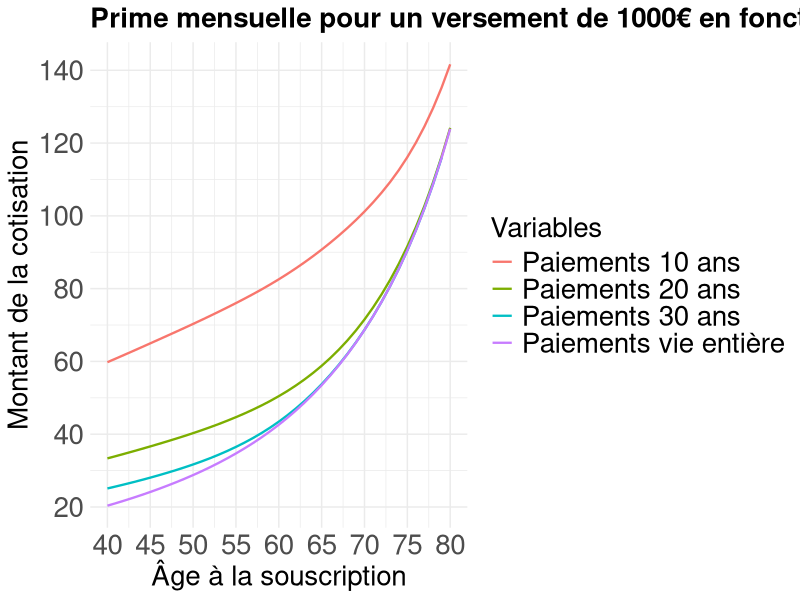
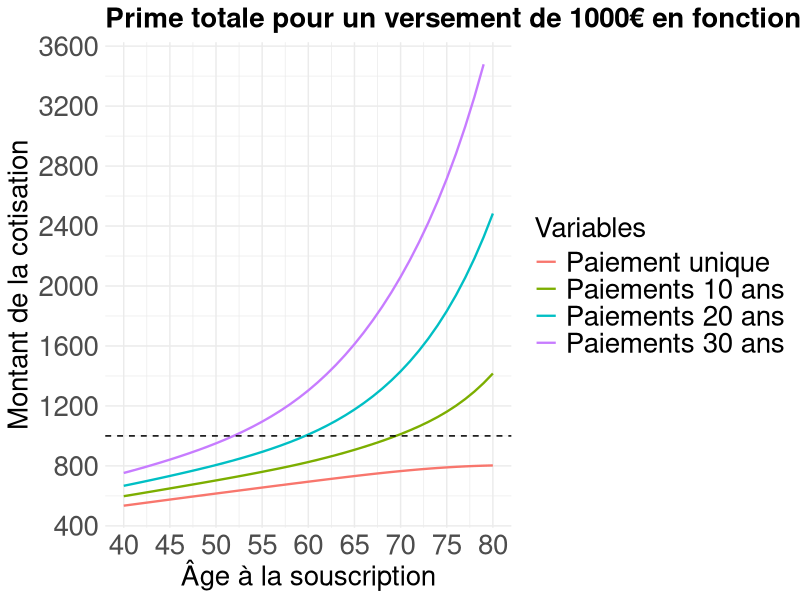

The R source for these figures, in order:
# Code et formules : 

## Chargement des librairies : 

library(readxl)
library(ggplot2)
library(tidyr)

## Préambule de code : 

#Importation de la table de mortalité TH0002
TH002 <- read.table("TH0002.csv",header = TRUE,sep = ";")

# Création de la colonne des probabilité de survie
TH002$qx <- c(0, 1 - (TH002[-1, 2] / TH002[1:nrow(TH002) - 1, 2]))
head(TH002)
# On ajoute la mortalité certaine en fin de table : 
TH002[nrow(TH002)+1,] = c(Age = nrow(TH002), Lx = 0 , qx = 1)

## Fonctions initiales : 

### Fonction calcul des taux sans risque pour un nombre d'années donné. 

# La fonction permet d'établir un vecteur des coefficients d'actualisation des années 0 à n-1.
# Grâce aux valeurs de la variable période on peut choisir la période de prélèvement. 
# Période = 0 début année | Période = 0.5 milieu d'année | période = 1 fin d'année

# Entrée : 
## maturité en années : une année = 1
## taux : taux technique en vigueur, 1.75% -> taper 0.0175
## période : période de prélèvement x € [0,1]

# Sortie : 
## v_taux : sort le vecteur des taux actualisés sur la période donnée de l'année 0 à l'année - 1

f_vect_taux <- function(maturité,taux = 0.0175,période){
  v_taux <- 1/((1+taux) ** c(rep(0:(maturité-1))+période))
  return(v_taux)
}

# Exemple :
f_vect_taux(maturité = 10, taux = 0.0175, période = 0.5)

### Fonction calcul de probabilité de vivre à l'âge k + x sachant que l'on a l'âge x. 

# La fonction retourne un vecteur de probabilité de taille nb_années. 
# Elle calcule la probabilité de décès d'une personne à l'age x + i pour tout i € [1,nb_années]


# Entrée : 
## age : age de la personne aujourd'hui 
## nb_années : années en plus de l'age actuel 

# Sortie : 
## v_survie : vecteur de probabilité que l'on vive jusqu'à l'âge x + i sachant que l'on a l'âge x.
## pour i € [1,nb_années]

f_survie_age_x_plus_k <- function(age, nb_années,table_morta = TH002) {
  # Obtenir le numéro de ligne associés à l'age donnée en entrée dans la table de mortalité
  indice_age_TM = which(table_morta[, 1] == age)
  max_age = nb_années + indice_age_TM - 1
  v_survie = c()
  v_survie = table_morta[indice_age_TM : max_age, 2] / table_morta[indice_age_TM, 2]
  return(v_survie)
}

# Exemple :
f_survie_age_x_plus_k(40, 10, table_morta = TH002)


### Fonction de récupération des probas de décès chaque année de age actuel à age + k

# On récupère directement la probabilité de décédé d'une année à l'autre de en partant de l'âge actuel 
# et jusqu'à l'âge + nb_années. 

# Entrée : 
## age : age de la personne aujourd'hui 
## nb_années : années en plus de l'age actuel 

# Sortie : 
## v_proba_décès : vecteur de la probabilité de décéder d'une année à l'autre. 

f_proba_deces <- function(age, nb_années, table_morta = TH002)
{
  indice_age_TM = which(table_morta[, 1] == age)
  v_proba_décès = table_morta[indice_age_TM:(indice_age_TM + nb_années - 1), 3]
  return(v_proba_décès)
}

# Exemple :
f_proba_deces(40, 10, table_morta = TH002)


## Fonctions associés aux formules d'annuités. 

### Annuités viagères à termes fractionnés d’avance immédiates et illimitées

# Entrée : 
## age : age de la personne aujourd'hui 
## table_morta : table de mortalité utilisée 

# Sortie : 
## a_2pts_x : Annuités viagères à termes fractionnés d’avance immédiates et illimitées


f_annuitée_viagère_fractionnés_avance_immediate_illimitee <- function(age, table_morta = TH002) {
  
  # On récupère l'année maximum du calcul : W - age 
  nb_années = max(table_morta[, 1]) - age
  
  # On récupère le vecteur de survie sur n_années sachant que l'on a un certain âge
  v_survie_age_x_plus_k <- f_survie_age_x_plus_k(age = age, nb_années = nb_années, table_morta = table_morta )
  
  #On récupère le vecteur des taux 
  v_taux <- f_vect_taux(maturité = nb_années, période = 0)
  
  #On fait la somme du produit vectoriel 
  a_2pts_x <- sum(v_survie_age_x_plus_k*v_taux)
  
  return(a_2pts_x)
}

# Exemple :
f_annuitée_viagère_fractionnés_avance_immediate_illimitee(40,table_morta = TH002)


### Annuités viagères à termes fractionnés d’avance immédiates et temporaires de n années


# Entrée : 
## age : age de la personne aujourd'hui 
## table_morta : table de mortalité utilisée 
## nb_années : année en plus de l'age actuel 

# Sortie : 
## a_2pts_xn : Annuités viagères à termes fractionnés d’avance immédiates et temporaires de n années

f_annuitée_viagère_fractionnés_avance_immediate_n_années <- function(age, nb_années, table_morta = TH002){ 
  
  # On récupère le vecteur de survie sur n_années sachant que l'on a un certain âge
  v_survie_age_x_plus_k <- f_survie_age_x_plus_k(age = age, nb_années = nb_années, table_morta = table_morta )
  
  #On récupère le vecteur des taux 
  v_taux <- f_vect_taux(maturité = nb_années, période = 0)
  
  #On fait la somme du produit vectoriel 
  a_2pts_x_n <- sum(v_survie_age_x_plus_k*v_taux)
  
  return(a_2pts_x_n)
}

f_annuitée_viagère_fractionnés_avance_immediate_n_années(age = 40, nb_années = 10, table_morta = TH002)

### Assurance décès payable immédiatement au décès à effet immédiat 


# Entrée : 
## age : age de la personne aujourd'hui 
## table_morta : table de mortalité utilisée 

# Sortie : 
# A_barre_x : Assurance décès payable immédiatement au décès à effet immédiat

f_assureur_décès_payable_immédiat <- function(age, table_morta = TH002) {
  
  # On récupère l'année maximum du calcul : W - age 
  nb_années = max(table_morta[, 1]) - age
  
  # On récupère le vecteur de proba de décès sur les n années 
  v_p_x <- f_proba_deces(age = age, nb_années = nb_années, table_morta = table_morta)
  
  # On récupère le vecteur de survie sur n_années sachant que l'on a un certain âge
  v_survie_age_x_plus_k <- f_survie_age_x_plus_k(age = age, nb_années = nb_années, table_morta = table_morta )
  
  #On récupère le vecteur des taux 
  v_taux <- f_vect_taux(maturité = nb_années, période = 0.5)
  
  # Calcul par somme et produit vectoriel : 
  A_barre_x <- sum(v_p_x*v_survie_age_x_plus_k*v_taux)
  return(A_barre_x)
}

# Exemple :

f_assureur_décès_payable_immédiat(age = 80, table_morta = TH002)

## Fonctions de calcul des primes brutes : 

### Prime : cotisation à vie 

# Entrée :
# age : age de la personne aujourd'hui
## capital : capital que l'on souhaite recevoir
## thêta1 : frais d'acquisition (5%)
## thêta2 : frais dépendants du capital (0%)
## thêta3 : frais de gestion (10%)
## table_morta : table de mortalité choisie


#Sortie :
# prime annuelle dans le cadre d'une cotisation à vie :

prime_brute_coti_vie <-
  function(age, capital, theta1 = 0.05, theta2 = 0, theta3 = 0.1, table_morta = TH002){
    
    A_barre_x <- f_assureur_décès_payable_immédiat(age = age, table_morta = table_morta)
    a_2pts_x <- f_annuitée_viagère_fractionnés_avance_immediate_illimitee(age = age, table_morta = table_morta)
    
    prime = (capital * (A_barre_x + theta2*a_2pts_x))/(a_2pts_x*(1-theta1 - theta3))
    
    return(prime)
  }

## Exemple :
prime_brute_coti_vie( age = 60, capital = 1000, theta1 = 0.05, theta2 = 0, theta3 = 0.1, table_morta = TH002)

# # Test : 
# v_primes = c()
# for (i in 0:110){ 
#   v_primes[i+1] <- prime_brute_coti_vie(age = i, capital = 1000,theta1 = 0.05,theta2 = 0,theta3 = 0.1,table_morta = TH002)
# }
# # Analyse de la fonction prime unique : 
# x = 0:110
# y = v_primes
# plot(x,y, type = "l", col = "blue", xlab = "Age", ylab = "Prime", main = "Prime unique en fonction de l'âge")
# which(diff(y)<0)

### Prime : cotisation sur une durée de n années 

# Entrée : 
## age : age de la personne aujourd'hui 
## capital : capital que l'on souhaite recevoir 
## thêta1 : frais d'acquisition (5%) 
## thêta2 : frais dépendants du capital (0%) 
## thêta3 : frais de gestion (10%)
## table_morta : table de mortalité choisie


#Sortie : 
## prime annuelle dans le cadre d'une cotisation de n années : 

prime_brute_coti_n_années <-
  function(age,
           nb_années,
           capital,
           theta1 = 0.05,
           theta2 = 0, 
           theta3 = 0.1, 
           table_morta = TH002) {
    
    A_barre_x <- f_assureur_décès_payable_immédiat(age = age, table_morta = table_morta)
    a_2pts_x_n <- f_annuitée_viagère_fractionnés_avance_immediate_n_années(age = age, nb_années = nb_années, table_morta = table_morta)
    
    prime = (capital*(A_barre_x + theta2*a_2pts_x_n))/ ((1- theta1 - theta3)*a_2pts_x_n)
    return(prime)
  }

# Exemple : 

prime_brute_coti_n_années( age = 40, nb_années = 10, capital = 1000, theta1 = 0.05, theta2 = 0, theta3 = 0.1, table_morta = TH002)

# année = 10
# v_primes = c()
# for (i in 0:110){ 
#   v_primes[i+1] <- prime_brute_coti_n_années(age = i,nb_années = année,capital = 1000,theta1 = 0.05,theta2 = 0,theta3 = 0.1,table_morta = TH002)
# }
# # Analyse de la fonction prime unique : 
# x = 0:110
# y = v_primes
# plot(x,y, type = "l", col = "blue", xlab = "Age", ylab = "Prime", main = "Prime unique en fonction de l'âge")
# which(diff(y)<0)


### Prime : prime unique 

# Entrée : 
## age : age de la personne aujourd'hui 
## capital : capital que l'on souhaite recevoir 
## thêta1 : frais d'acquisition (5%)
## thêta2 : frais dépendants du capital (0%)
## thêta3 : frais de gestion (10%)
## table_morta : table de mortalité choisie

#Sortie : 
## prime  dans le cadre d'une cotisation unique : 

prime_brute_unique <-
  function(age,
           capital,
           theta1 = 0.05,
           theta2 = 0, 
           theta3 = 0.1, 
           table_morta = TH002) {
    
    A_barre_x <- f_assureur_décès_payable_immédiat(age = age, table_morta = table_morta)
    prime = (capital * (A_barre_x + theta2))/ (1- theta1 - theta3)
    return(prime)
  }

# Exemple : 
prime_brute_unique( age = 40, capital = 1000, theta1 = 0.05, theta2 = 0, theta3 = 0.1, table_morta = TH002)

# # Test :
#    v_primes = c()
#    for (i in 0:110){ 
#      v_primes[i+1] <- prime_brute_unique(age = i, capital = 1000,theta1 = 0.05,theta2 = 0,theta3 = 0.1,table_morta = TH002)
#    }
# # # # Analyse de la fonction prime unique : 
#    x = 0:110
#    y = v_primes
#    plot(x,y, type = "l", col = "blue", xlab = "Age", ylab = "Prime", main = "Prime unique en fonction de l'âge")
#    which(diff(y)<0)
#    which(y > 1000)

## A revoir ## ----

## Valeurs de rachat : 

### Valeur de rachat : cotisation à vie 

# Entrée : 
## age : age de la personne aujourd'hui 
## capital : capital que l'on souhaite recevoir 
## thêta1 : frais d'acquisition (5%) 
## thêta2 : frais dépendants du capital (0%) 
## thêta3 : frais de gestion (10%)
## alpha : pénalité que l'on accord à la valeur de rachat 
## k : nombre de valeurs que l'on veut
## table_morta : table de mortalité choisie


# Sortie : 
## PMk : valeurs de rachat des k premières années

f_valeur_rachat_coti_vie <-
  function(age,
           capital,
           theta1 = 0.05,
           theta2 = 0,
           theta3 = 0.1,
           alpha = 0.05, 
           k = 8, 
           table_morta = TH002) {
    PMk <- c()
    for (p in 0:k-1) {
      
      A_x <- f_assureur_décès_payable_immédiat(age = age + p)
      prime <-  prime_brute_coti_vie(age = age,capital = capital, theta1 = theta1,theta2 = theta2,theta3 = theta3, table_morta = table_morta)
      a_2pts_x <- f_annuitée_viagère_fractionnés_avance_immediate_illimitee(age = age + p, table_morta = table_morta)
      
      if (p <=10){ 
        PMk[p+1] <- ((A_x * capital + prime*(theta1+theta3)*a_2pts_x) - prime * a_2pts_x)* (1 - alpha)
      }
      else{ 
        PMk[p+1] <- ((A_x * capital + prime*(theta1+theta3)*a_2pts_x) - prime * a_2pts_x)
      }
    }
    return(PMk)
  }

f_valeur_rachat_coti_vie(
  age = 40,
  capital = 1000 ,
  theta1 = 0.05,
  theta2= 0,
  theta3 = 0.1,
  alpha = 0.05, 
  k = 20,
  table_morta = TH002
)


### Valeur de rachat : cotisation sur une durée de n années 

# Entrée : 
## age : age de la personne aujourd'hui 
## capital : capital que l'on souhaite recevoir 
## thêta1 : frais d'acquisition (5%)
## thêta2 : frais dépendants du capital (0%)
## thêta3 : frais de gestion (10%)
## alpha : pénalité que l'on accord à la valeur de rachat 
## nb_années : correspond au nombres d'années de cotisation sur le contrat 
## k: nombre de valeurs que l'on veut
## table_morta : table de mortalité choisie


# Sortie : 
## PMk : valeurs de rachat des k premières années

f_valeur_rachat_coti_n_années <-
  function(age,
           capital,
           nb_années,
           theta1 = 0.05,
           theta2 = 0, 
           theta3 = 0.1,
           alpha = 0.05,
           k = 8, 
           table_morta = TH002) {
    PMk <- c()
    for (p in 0:k-1) {
      
      A_barre_x <- f_assureur_décès_payable_immédiat(age = age + p, table_morta = table_morta)
      prime <- prime_brute_coti_n_années(age = age,nb_années =  nb_années, capital = capital,
                                         theta1 = theta1,theta2 = theta2, theta3 = theta3, table_morta = table_morta)
      a_2pts_x_n <- f_annuitée_viagère_fractionnés_avance_immediate_n_années(age = age + p, nb_années = nb_années-p, table_morta = table_morta)
      if (p < 10){
        PMk[p+1] <- ((A_barre_x* capital + (theta1+theta3)* prime* a_2pts_x_n) - prime* a_2pts_x_n)* (1 - alpha)
      }
      else if (p >= 10 & p < nb_années){ 
        PMk[p+1] <- ((A_barre_x* capital + (theta1+theta3)* prime* a_2pts_x_n) - prime* a_2pts_x_n)
      }
      else { 
        PMk[p+1] <- A_barre_x * capital 
      }
    }
    return(PMk)
  }

f_valeur_rachat_coti_n_années(
  age = 40,
  capital = 1000,
  nb_années = 10,
  theta1 = 0.05,
  theta2 = 0,
  theta3 = 0.1,
  alpha = 0.05, 
  k = 20, 
  table_morta = TH002
)


### Valeur de rachat : prime unique 

# Entrée : 
## age : age de la personne aujourd'hui 
## capital : capital que l'on souhaite recevoir 
## thêta1 : frais d'acquisition (5%)
## thêta2 : frais dépendants du capital (0%)
## thêta3 : frais de gestion (10%)
## alpha : pénalité que l'on accord à la valeur de rachat 
## k: nombre de valeurs que l'on veut

# Sortie : 
## PMk : valeurs de rachat des k premières années

f_valeur_rachat_coti_unique<-
  function(age,
           capital,
           theta1 = 0.05,
           theta2 = 0,
           theta3 = 0.1,
           alpha = 0.05, 
           k = 8, 
           table_morta = TH002) {
    PMk <- c()
    for (p in 0:k-1) {
      
      A_barre_x <- f_assureur_décès_payable_immédiat(age = age + p)
      prime <-  prime_brute_unique(age = age, capital = capital,theta1 = 0.05, theta2 = 0, theta3 = 0.1, table_morta = table_morta)
      
      if (p == 0){ 
        PMk[p+1] <- (A_barre_x * capital + (theta1 + theta3)*prime - prime) * (1 - alpha)
      }
      else if (p > 0 & p <10){ 
        PMk[p+1] <- (A_barre_x * capital) * (1 - alpha)
      }
      else if (p > 0 & p >= 10){ 
        PMk[p+1] <- (A_barre_x * capital)
      }
    }
    return(PMk)
  }

f_valeur_rachat_coti_unique(
  age = 40,
  capital = 1000,
  theta1 = 0.05,
  theta2 = 0,
  theta3 = 0.1,
  alpha = 0.05, 
  k = 20, 
  table_morta = TH002
)


## Calcul valeur de réduction : 

### Valeur de réduction : cotisation à vie 

# Entrée :
# age : age de la personne aujourd'hui
# capital : capital que l'on souhaite recevoir
# thêta1 : frais d'acquisition (5%)
# thêta2 : frais dépendants du capital (0%)
# thêta3 : frais de gestion (10%)
# k: nombre de valeurs que l'on veut

# Sortie :
# v_valeur_red <- valeur de réduction sur les k années à venir

f_valeur_réduction_coti_vie <-
  function(age, capital, 
           theta1 = 0.05,
           theta2 = 0,
           theta3 = 0.1,
           k = 8, 
           table_morta = TH002) {
    v_valeur_red <- c()
    for (p in 0:k - 1) {
      
      A_barre_x <- f_assureur_décès_payable_immédiat(age = age+p, table_morta = table_morta)
      prime <-  prime_brute_coti_vie(age = age,capital = capital,theta1 = theta1, theta2 = theta2, theta3 = theta3, table_morta = table_morta)
      a_2pts_x <- f_annuitée_viagère_fractionnés_avance_immediate_illimitee(age = age + p, table_morta = table_morta)
      
      v_valeur_red[p + 1] <- ((A_barre_x * capital + (theta1 + theta3)* prime * a_2pts_x) - prime * a_2pts_x)/ A_barre_x
    }
    return(v_valeur_red)
  }

f_valeur_réduction_coti_vie(
  age = 40,
  capital = 1000,
  theta1 = 0.05,
  theta2 = 0,
  theta3 = 0.1,
  k = 8
)

### Valeur de réduction : cotisation sur une durée de n années 

# Entrée :
# age : age de la personne aujourd'hui
# capital : capital que l'on souhaite recevoir
# thêta1 : frais d'acquisition (5%)
# thêta2 : frais dépendants du capital (0%)
# thêta3 : frais de gestion (10%)
# nb_années : correspond au nombres d'années de cotisation sur le contrat
# k: nombre de valeurs que l'on veut

# Sortie :
# v_valeur_red <- valeur de réduction sur les k années à venir

f_valeur_réduction_coti_n_années <-
  function(age,
           capital,
           theta1 = 0.05,
           theta2 = 0,
           theta3 = 0.1,
           k = 8,
           nb_années, 
           table_morta = TH002) {
    v_valeur_red <- c()
    for (p in 0:k - 1) {
      
      A_barre_x <- f_assureur_décès_payable_immédiat(age = age + p)
      prime <- prime_brute_coti_n_années( age = age,nb_années =  nb_années, capital = capital, theta1 = theta1,theta2 = theta2,theta3 = theta3,table_morta = table_morta) 
      a_2pts_x_n <- f_annuitée_viagère_fractionnés_avance_immediate_n_années(age = age + p, nb_années = nb_années - p)
      
      if (p<nb_années){ 
        v_valeur_red[p + 1] <- (A_barre_x * capital + (theta1 + theta3)* prime* a_2pts_x_n - prime* a_2pts_x_n)/ A_barre_x
      }
      else { 
        v_valeur_red[p + 1] <- (A_barre_x * capital / A_barre_x)
      }
    }
    return(v_valeur_red)
  }

f_valeur_réduction_coti_n_années(
  age = 40,
  capital = 1000,
  theta1 = 0.05,
  theta2 = 0, 
  theta3 = 0.1,
  k  = 10,
  nb_années = 1,
  table_morta = TH002
)


### Valeur de réduction : cotisation sur une prime unique 

# Entrée :
# age : age de la personne aujourd'hui
# capital : capital que l'on souhaite recevoir
# thêta1 : frais d'acquisition (5%)
# thêta2 : frais dépendants du capital (0%)
# thêta3 : frais de gestion (10%)
# nb_années : correspond au nombres d'années de cotisation sur le contrat
# k: nombre de valeurs que l'on veut

# Sortie :
# v_valeur_red <- valeur de réduction sur les k années à venir

f_valeur_réduction_coti_unique <-
  function(age,
           capital,
           theta1 = 0.05,
           theta2 = 0,
           theta3 = 0.1,
           k = 8, 
           table_morta = TH002){
    v_valeur_red <- c()
    for (p in 0:k - 1) {
      
      A_barre_x <- f_assureur_décès_payable_immédiat(age = age + p)
      prime <- prime_brute_unique(age = age, capital = capital, theta1 = theta1, theta2 = theta2, theta3 = theta3, table_morta = table_morta)
      
      if (p == 0){ 
        v_valeur_red[p+1] <- (A_barre_x*capital + (theta1 + theta3)*prime - prime)/ A_barre_x
        
      }
      else { 
        v_valeur_red[p + 1] <- capital 
      }
    } 
    return(v_valeur_red)
  }

f_valeur_réduction_coti_unique(
  age = 40,
  capital = 1000,
  theta1 = 0.05,
  theta2 = 0,
  theta3 = 0.1,
  k = 8, 
  table_morta = TH002
)


# Partie Shiny app : ---- 

## Importation des données : ----
dfbe <- read_excel("Export/df_primes.xlsx", sheet = 1)

# Pour une bonne mise à l'échelle 
dfbe_bis <- dfbe
dfbe_bis[,3] <- dfbe[,3]*10
dfbe_bis[,4] <- dfbe[,4]*20
dfbe_bis[,5] <- dfbe[,5]*30

# Convertir le tableau en format long
data_long <- pivot_longer(dfbe[-c(which(dfbe[,1]==81):nrow(dfbe)),-6], cols = -Age, names_to = "Variables", values_to = "Valeur")
# Avec la prime unique :
data_long_bis <- pivot_longer(dfbe_bis[-c(which(dfbe_bis[,1]==81):nrow(dfbe_bis)),-2], cols = -Age, names_to = "Variables", values_to = "Valeur")

# Filtre sur les valeurs : 
data_long_filtered <- data_long[data_long$Valeur != 0, ]
data_long_filtered_bis <- data_long_bis[data_long_bis$Valeur != 0, ]

# Tracer le graphique ggplot

## Fonctions pour les intervalles de légendes: 
# Fonction renvoie le multiple supérieur d'une valeur. 
# Si multiple vaut 20 et x 21 ça renvoie 40. (19,20-->20)
multiple_superieur <- function(x, multiple = 20) {
  resultat <- ceiling(x / multiple) * multiple
  return(resultat)
}

# Fonction renvoie le multiple inférieur d'une valeur. 
# Si multiple vaut 20 et x 21 ça renvoie 20. (19,20-->0)
multiple_inférieur <- function(x, multiple = 20) {
  resultat <- floor(x / multiple) * multiple
  return(resultat)
}

plot_comparaisons <- ggplot(data_long_filtered, aes(x = Age, y = Valeur, color = Variables)) +
  geom_line(size = 0.8) +
  #geom_point() +
  labs(title = "Prime mensuelle pour un versement de 1000€ en fonction de l'âge",
       x = "Âge à la souscription",
       y = "Montant de la cotisation") +
  theme_minimal()+
  scale_x_continuous(breaks = seq(min(data_long_filtered$Age), max(data_long_filtered$Age), by = 5))+
  scale_y_continuous(breaks = seq(multiple_inférieur(min(data_long_filtered$Valeur),multiple = 20), multiple_superieur(max(data_long_filtered$Valeur), multiple = 20),by = 20))+
  theme(
    text = element_text(size = 20),  # Ajustez la taille du texte
    axis.text.x = element_text(size = 20),  # Ajustez la taille du texte de l'axe des x
    axis.text.y = element_text(size = 20),  # Ajustez la taille du texte de l'axe des y
    legend.text = element_text(size = 20),  # Ajustez la taille du texte de la légende
    plot.title = element_text(size = 20, face = "bold")  # Ajustez la taille du texte du titre du graphique
  )

plot_comparaisons_bis <- ggplot(data_long_filtered_bis, aes(x = Age, y = Valeur, color = Variables)) +
  geom_line(size = 0.8) +
  #geom_point() +
  labs(title = "Prime totale pour un versement de 1000€ en fonction de l'âge",
       x = "Âge à la souscription",
       y = "Montant de la cotisation") +
  theme_minimal()+
  scale_x_continuous(breaks = seq(min(data_long_filtered_bis$Age), max(data_long_filtered_bis$Age), by = 5))+
  scale_y_continuous(breaks = seq(multiple_inférieur(min(data_long_filtered_bis$Valeur),multiple = 400), multiple_superieur(max(data_long_filtered_bis$Valeur), multiple = 400),by = 400))+
  theme(
    text = element_text(size = 20),  # Ajustez la taille du texte
    axis.text.x = element_text(size = 20),  # Ajustez la taille du texte de l'axe des x
    axis.text.y = element_text(size = 20),  # Ajustez la taille du texte de l'axe des y
    legend.text = element_text(size = 20),  # Ajustez la taille du texte de la légende
    plot.title = element_text(size = 20, face = "bold")  # Ajustez la taille du texte du titre du graphique
  )+
  geom_hline(yintercept = 1000, linetype = "dashed", color = "black")  # Ajouter la ligne horizontale en pointillés à 1000

## Tableaux des différentes valeurs : ----

tab_coti_vie <- function(va_age, va_capital) {
  df <- rbind(round(f_valeur_rachat_coti_vie(age = va_age, capital = va_capital),2),
              round(f_valeur_réduction_coti_vie(age= va_age, capital = va_capital),2))
  df <- apply(df, c(1, 2), function(x) paste0(x, "€"))
  rownames(df) <- c("Valeurs de rachat","Valeurs de réduction")
  colnames(df) <- paste("Année", 1:8)
  return(df)
}
tab_coti_unique <- function(va_age, va_capital) {
  df <- rbind(round(f_valeur_rachat_coti_unique(age = va_age, capital = va_capital),2),
              round(f_valeur_réduction_coti_unique(age= va_age, capital = va_capital),2))
  df <- apply(df, c(1, 2), function(x) paste0(x, "€"))
  rownames(df) <- c("Valeurs de rachat","Valeurs de réduction")
  colnames(df) <- paste("Année", 1:8)
  return(df)
}

tab_annees_fixe <- function(va_age, va_capital, duree) {
  df <- rbind(round(f_valeur_rachat_coti_n_années(age = va_age, capital = va_capital, nb_années = duree),2),
              round(f_valeur_réduction_coti_n_années(age= va_age, capital = va_capital,nb_années = duree),2))
  df <- apply(df, c(1, 2), function(x) paste0(x, "€"))
  rownames(df) <- c("Valeurs de rachat","Valeurs de réduction")
  colnames(df) <- paste("Année", 1:8)
  return(df)
}

f_comparaison <- function(va_age, va_capital){
  df <- rbind(
    rep("",8),
    tab_coti_vie(va_age = va_age, va_capital = va_capital), 
    rep("",8),
    tab_coti_unique(va_age = va_age, va_capital = va_capital),
    rep("",8),
    tab_annees_fixe(va_age = va_age, va_capital = va_capital, duree = 10), 
    rep("",8),
    tab_annees_fixe(va_age = va_age, va_capital = va_capital, duree = 20),
    rep("",8),
    tab_annees_fixe(va_age = va_age, va_capital = va_capital, duree = 30)
  )
  df <- cbind(rep("",15),df)
  rownames(df) <- c("Cotisation à Vie","Valeurs de rachat","Valeurs de réduction",
                    "Cotisation Unique","Valeurs de rachat","Valeurs de réduction",
                    "Cotisation 10 ans","Valeurs de rachat","Valeurs de réduction",
                    "Cotisation 20 ans","Valeurs de rachat","Valeurs de réduction",
                    "Cotisation 30 ans","Valeurs de rachat","Valeurs de réduction")
  
  colnames(df) <- c("Prime",paste("Année", 1:8))
  df[1,1] <- paste0(round(prime_brute_coti_vie(age = va_age, capital = va_capital),2),"€")
  df[4,1] <- paste0(round(prime_brute_unique(age = va_age, capital = va_capital),2),"€")
  df[7,1] <- paste0(round(prime_brute_coti_n_années(age = va_age, capital = va_capital, nb_années = 10),2),"€")
  df[10,1] <- paste0(round(prime_brute_coti_n_années(age = va_age, capital = va_capital, nb_années = 20),2),"€")
  df[13,1] <- paste0(round(prime_brute_coti_n_années(age = va_age, capital = va_capital, nb_années = 30),2),"€")           
  return(df)
}

## Tableau valeur de rachat et de réduction sur longue période : 

tab_coti_vie_r <- function(va_age, va_capital,k) {
  df <- as.data.frame(rbind(round(f_valeur_rachat_coti_vie(age = va_age, capital = va_capital, k = 8),2),
                            round(f_valeur_réduction_coti_vie(age= va_age, capital = va_capital, k = 8),2),
                            c(1:8)))
  rownames(df) <- c("Valeurs de rachat","Valeurs de réduction","Années")
  colnames(df) <- paste("Année", 1:ncol(df))
  data_long <- tidyr::pivot_longer(as.data.frame(t(df)), cols = -Années, names_to = "Type", values_to = "Valeur")
  data_long <- data_long[data_long$Valeur != 0, ]
  return(data_long)
}
#tab_coti_vie_r(40,100)

tab_coti_unique_r <- function(va_age, va_capital) {
  df <- as.data.frame(rbind(round(f_valeur_rachat_coti_unique(age = va_age, capital = va_capital, k = 8),2),
                            round(f_valeur_réduction_coti_unique(age= va_age, capital = va_capital, k = 8),2), 
                            c(1:8)))
  rownames(df) <- c("Valeurs de rachat","Valeurs de réduction", "Années")
  colnames(df) <- paste("Année", 1:ncol(df))
  data_long <- tidyr::pivot_longer(as.data.frame(t(df)), cols = -Années, names_to = "Type", values_to = "Valeur")
  data_long <- data_long[data_long$Valeur != 0, ]
  return(data_long)
}
#tab_coti_unique_r(80,100)

tab_annees_fixe_r <- function(va_age, va_capital, duree) {
  df <- as.data.frame(rbind(round(f_valeur_rachat_coti_n_années(age = va_age, capital = va_capital, nb_années = duree, k = 8),2),
                            round(f_valeur_réduction_coti_n_années(age= va_age, capital = va_capital,nb_années = duree, k = 8),2), 
                            c(1:8)))
  rownames(df) <- c("Valeurs de rachat","Valeurs de réduction", "Années")
  colnames(df) <- paste("Année", 1:ncol(df))
  data_long <- tidyr::pivot_longer(as.data.frame(t(df)), cols = -Années, names_to = "Type", values_to = "Valeur")
  data_long <- data_long[data_long$Valeur != 0, ]
  return(data_long)
}
#tab_annees_fixe_r(40,1000,30)

# Graphiques des évolutions de rachat et réduction 
plot_réduction_rachat <- function(data_long_filtered) {
  ggplot(data_long_filtered, aes(x = Années, y = Valeur, color = Type)) +
    geom_line(size = 0.8) +
    geom_point() +
    labs(title = "Évolution des valeurs de rachat et de réduction",
         x = "Années",
         y = "Valeur en €") +
    theme_minimal()+
    scale_x_continuous(breaks = seq(1, 8, by = 1))+
    scale_y_continuous(breaks = seq(multiple_inférieur(min(data_long_filtered$Valeur),multiple = 250), multiple_superieur(max(data_long_filtered$Valeur), multiple = 250),by = 250))+
    theme(
      text = element_text(size = 20),  # Ajustez la taille du texte
      axis.text.x = element_text(size = 20),  # Ajustez la taille du texte de l'axe des x
      axis.text.y = element_text(size = 20),  # Ajustez la taille du texte de l'axe des y
      legend.text = element_text(size = 20),  # Ajustez la taille du texte de la légende
      plot.title = element_text(size = 20, face = "bold")  # Ajustez la taille du texte du titre du graphique
    )
}







